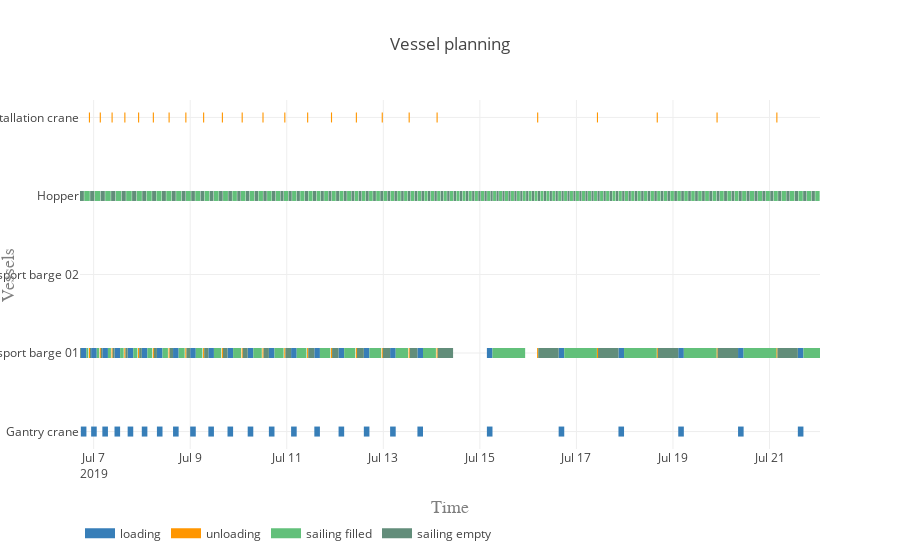

This figure's notebook cell:
### Markdown cell above
#### Vessel planning

### Code cell
vessels = [gantry_crane, 
           installation_crane, 
           transport_barge_01, 
           transport_barge_02, 
           hopper]

activities = ['loading', 'unloading', 'sailing filled', 'sailing empty', 'processing']
colors = {0:'rgb(55,126,184)', 1:'rgb(255,150,0)', 2:'rgb(98, 192, 122)', 3:'rgb(98, 141, 122)', 4:'rgb(110, 141, 122)'}

plot.vessel_planning(vessels, activities, colors)

### Figure 1 — Plotly figure (JSON) as saved in the notebook; plotly's stock layout.template omitted (floating-point values rounded to 4 significant figures; data arrays with more than 128 entries replaced by an {"elided": "..."} marker saying what was removed)
{"data": [{"connectgaps": false, "hoverinfo": "y+name", "line": {"color": "rgb(55,126,184)", "width": 10}, "mode": "lines", "name": "loading", "type": "scatter", "uid": "41aff7ea-f744-40dc-8749-ff22e679d4f1", "x": {"elided": "4000 str values"}, "y": {"elided": "4000 str values"}}, {"connectgaps": false, "hoverinfo": "y+name", "line": {"color": "rgb(255,150,0)", "width": 10}, "mode": "lines", "name": "unloading", "type": "scatter", "uid": "7bbc2835-21fb-4ce4-999a-118927db26a7", "x": {"elided": "4000 str values"}, "y": {"elided": "4000 str values"}}, {"connectgaps": false, "hoverinfo": "y+name", "line": {"color": "rgb(98, 192, 122)", "width": 10}, "mode": "lines", "name": "sailing filled", "type": "scatter", "uid": "874c411c-8708-439b-837c-a78b6162d99f", "x": {"elided": "2000 str values"}, "y": {"elided": "2000 str values"}}, {"connectgaps": false, "hoverinfo": "y+name", "line": {"color": "rgb(98, 141, 122)", "width": 10}, "mode": "lines", "name": "sailing empty", "type": "scatter", "uid": "13e6f5a7-1991-4302-a401-719c490772e5", "x": {"elided": "1990 str values"}, "y": {"elided": "1990 str values"}}, {"connectgaps": false, "hoverinfo": "y+name", "line": {"color": "rgb(110, 141, 122)", "width": 10}, "mode": "lines", "name": "processing", "type": "scatter", "uid": "252e71e0-b81d-48d2-93a1-84639ac1084c", "x": [], "y": []}], "layout": {"hovermode": "closest", "legend": {"orientation": "h", "x": 0, "y": -0.2}, "title": {"text": "Vessel planning"}, "xaxis": {"range": ["2019-07-06 17:12:42.062643", "2019-07-22 01:04:51.630991"], "title": {"font": {"color": "#7f7f7f", "family": "Courier New, monospace", "size": 18}, "text": "Time"}}, "yaxis": {"title": {"font": {"color": "#7f7f7f", "family": "Courier New, monospace", "size": 18}, "text": "Vessels"}}}}
